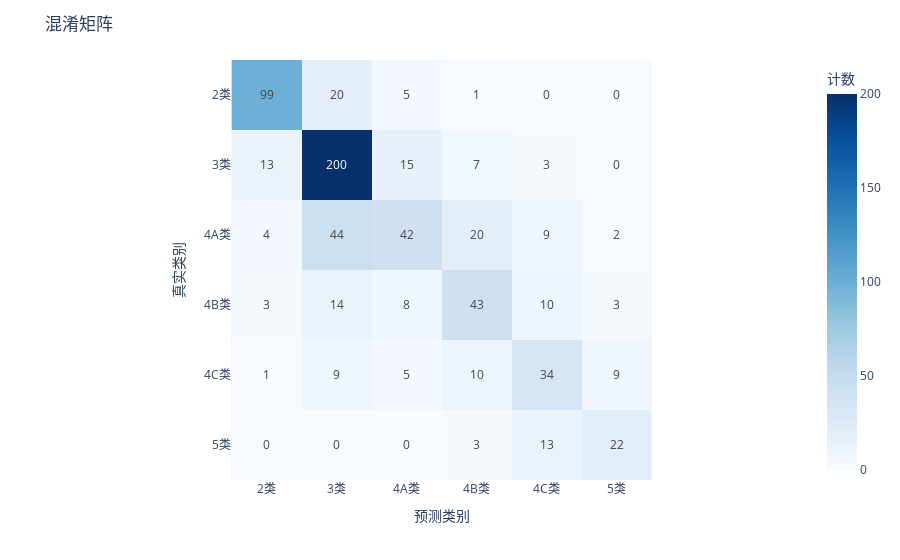

The notebook cell this image was saved under:
### Code cell
evaluate_predictions(test_cfg["output_csv"])

### Figure 1 — Plotly figure (JSON) as saved in the notebook; plotly's stock layout.template omitted (floating-point values rounded to 4 significant figures)
{"data": [{"coloraxis": "coloraxis", "hovertemplate": "预测类别: %{x}<br>真实类别: %{y}<br>计数: %{z}<extra></extra>", "name": "0", "texttemplate": "%{z}", "type": "heatmap", "x": ["2类", "3类", "4A类", "4B类", "4C类", "5类"], "xaxis": "x", "y": ["2类", "3类", "4A类", "4B类", "4C类", "5类"], "yaxis": "y", "z": [[99, 20, 5, 1, 0, 0], [13, 200, 15, 7, 3, 0], [4, 44, 42, 20, 9, 2], [3, 14, 8, 43, 10, 3], [1, 9, 5, 10, 34, 9], [0, 0, 0, 3, 13, 22]]}], "layout": {"coloraxis": {"colorbar": {"title": {"text": "计数"}}, "colorscale": [[0, "rgb(247,251,255)"], [0.125, "rgb(222,235,247)"], [0.25, "rgb(198,219,239)"], [0.375, "rgb(158,202,225)"], [0.5, "rgb(107,174,214)"], [0.625, "rgb(66,146,198)"], [0.75, "rgb(33,113,181)"], [0.875, "rgb(8,81,156)"], [1, "rgb(8,48,107)"]]}, "margin": {"t": 60}, "title": {"text": "混淆矩阵"}, "xaxis": {"anchor": "y", "constrain": "domain", "domain": [0, 1], "scaleanchor": "y", "title": {"text": "预测类别"}}, "yaxis": {"anchor": "x", "autorange": "reversed", "constrain": "domain", "domain": [0, 1], "scaleanchor": "x", "scaleratio": 1, "title": {"text": "真实类别"}}}}
